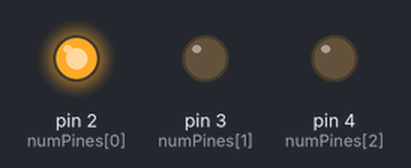
Simulated run of this sketch. Board: Arduino Uno, built with avr-gcc and run on an emulated ATmega328P. Shown: output pins drawn as LEDs (lit = HIGH).

Above: at 0.4 s.
At 1.7 s:
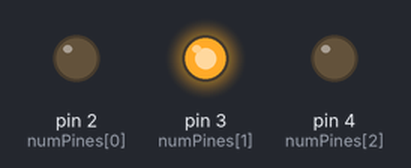
At 3.0 s:
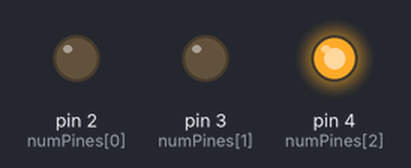
Timing chart, 0 to 4.1 s (numbered marks = the images above):
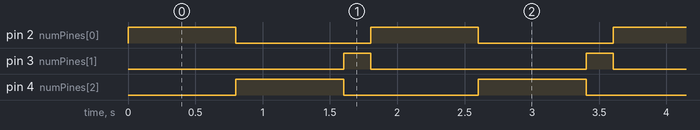

The sketch:

traffic_light.ino
```cpp
int numPines[] = {2, 3, 4}; // Array de pines
int constanteDeTiempo = 200;
unsigned long previousMillis = 0;
unsigned long currentMillis = 0;
unsigned long elapsedTime = 0;
int currentState = 0;

void setup() {
  for (int i = 0; i < sizeof(numPines) / sizeof(numPines[0]); i++) {
    pinMode(numPines[i], OUTPUT); // Configurar pines como salida
  }
  previousMillis = millis(); // Tiempo inicial
}

void loop() {
  currentMillis = millis(); // Tiempo actual
  elapsedTime = currentMillis - previousMillis; // Tiempo transcurrido

  switch (currentState) {
    case 0: // Rojo
      if (elapsedTime <= (4 * constanteDeTiempo)) {
        digitalWrite(numPines[0], HIGH); // Rojo
        digitalWrite(numPines[1], LOW); // Amarillo
        digitalWrite(numPines[2], LOW); // Verde
      }
      if (elapsedTime >= (4 * constanteDeTiempo) + 1) {
        currentState = 1; // Cambiar a Verde
        previousMillis = currentMillis;
      }
      break;
    case 1: // Verde
      if (elapsedTime <= (4 * constanteDeTiempo)) {
        digitalWrite(numPines[0], LOW); // Rojo
        digitalWrite(numPines[1], LOW); // Amarillo
        digitalWrite(numPines[2], HIGH); // Verde
      }
      if (elapsedTime >= (4 * constanteDeTiempo) + 1) {
        currentState = 2; // Cambiar a Amarillo
        previousMillis = currentMillis;
      }
      break;
    case 2: // Amarillo
      if (elapsedTime <= (constanteDeTiempo)) {
        digitalWrite(numPines[0], LOW); // Rojo
        digitalWrite(numPines[1], HIGH); // Amarillo
        digitalWrite(numPines[2], LOW); // Verde
      }
      if (elapsedTime >= (constanteDeTiempo)) {
        currentState = 0; // Volver a Rojo
        previousMillis = currentMillis;
      }
      break;
  }
}
```

Measured:
- by itself, pin 2 (numPines[0]), pin 4 (numPines[2]): alternates HIGH for 0.80 s and LOW for 1.0 s
- by itself, pin 3 (numPines[1]): alternates HIGH for 0.20 s and LOW for 1.6 s
- by itself, everything shown: repeats every 1.8 s, in 3 steps
